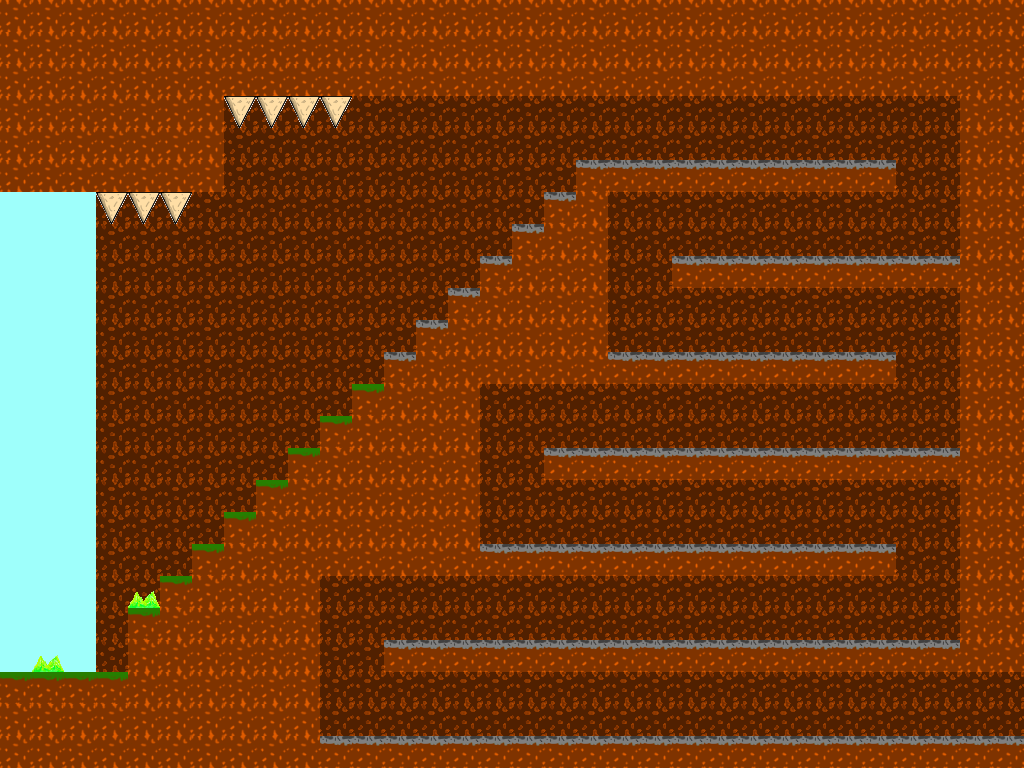

A level layout from a 2D game, rendered from its tile map. Below: a short description, then the map file with tile-grid data replaced by summaries:
An orthogonal 32x24 tile map with 32x32 px tiles, 4 tile layers (Collision_Layer, Background, Terrain, Sprite_Layer), 2 tilesets and 10 objects (8x enemy, 2x out_zone).

<map version="1.0" orientation="orthogonal" renderorder="right-down" width="32" height="24" tilewidth="32" tileheight="32" nextobjectid="14">
 <tileset firstgid="1" name="Set_1" tilewidth="32" tileheight="32" tilecount="25">
  <image source="img/Set_01.png" width="160" height="160" />
 </tileset>
 <tileset firstgid="26" name="Set_2" tilewidth="32" tileheight="32" tilecount="25">
  <image source="img/Set_02.png" width="160" height="160" />
 </tileset>
 <layer name="Collision_Layer" width="32" height="24">
  <data>[768 cells, 367 non-empty, 2 distinct tile ids]</data>
 </layer>
 <layer name="Background" width="32" height="24">
  <data>[768 cells, 768 non-empty, 2 distinct tile ids]</data>
 </layer>
 <layer name="Terrain" width="32" height="24">
  <data>[768 cells, 369 non-empty, 5 distinct tile ids]</data>
 </layer>
 <layer name="Sprite_Layer" width="32" height="24">
  <data>[768 cells, 0 non-empty, 0 distinct tile ids]</data>
 </layer>
 <objectgroup name="outZoneLayer">
  <object id="1" name="out_zone_1" type="out_zone" x="0" y="189.333" width="62.6667" height="480" />
  <object id="2" name="enemy_noob" type="enemy" x="766.667" y="221.333" width="28" height="28">
   <properties>
    <property name="distanceMax" value="100" />
   </properties>
  </object>
  <object id="5" name="enemy_noob" type="enemy" x="735.333" y="319.333" width="28" height="28">
   <properties>
    <property name="direction" value="Left" />
    <property name="distanceMax" value="110" />
   </properties>
  </object>
  <object id="6" name="enemy_noob" type="enemy" x="760.667" y="415.333" width="28" height="28" />
  <object id="7" name="enemy_noob" type="enemy" x="608.667" y="512.667" width="28" height="28">
   <properties>
    <property name="direction" value="Left" />
   </properties>
  </object>
  <object id="8" name="enemy_noob" type="enemy" x="572.667" y="607.333" width="28" height="28" />
  <object id="9" name="enemy_noob" type="enemy" x="794" y="604.667" width="28" height="28" />
  <object id="10" name="enemy_noob" type="enemy" x="440.667" y="704.667" width="28" height="28" />
  <object id="11" name="enemy_noob" type="enemy" x="614" y="704.667" width="28" height="28">
   <properties>
    <property name="direction" value="Left" />
   </properties>
  </object>
  <object id="12" name="out_zone_2" type="out_zone" x="961.333" y="672" width="60" height="62.6667" />
 </objectgroup>
 <objectgroup name="enemyLayer_01" />
 <objectgroup name="powerUpLayer_01" />
</map>
